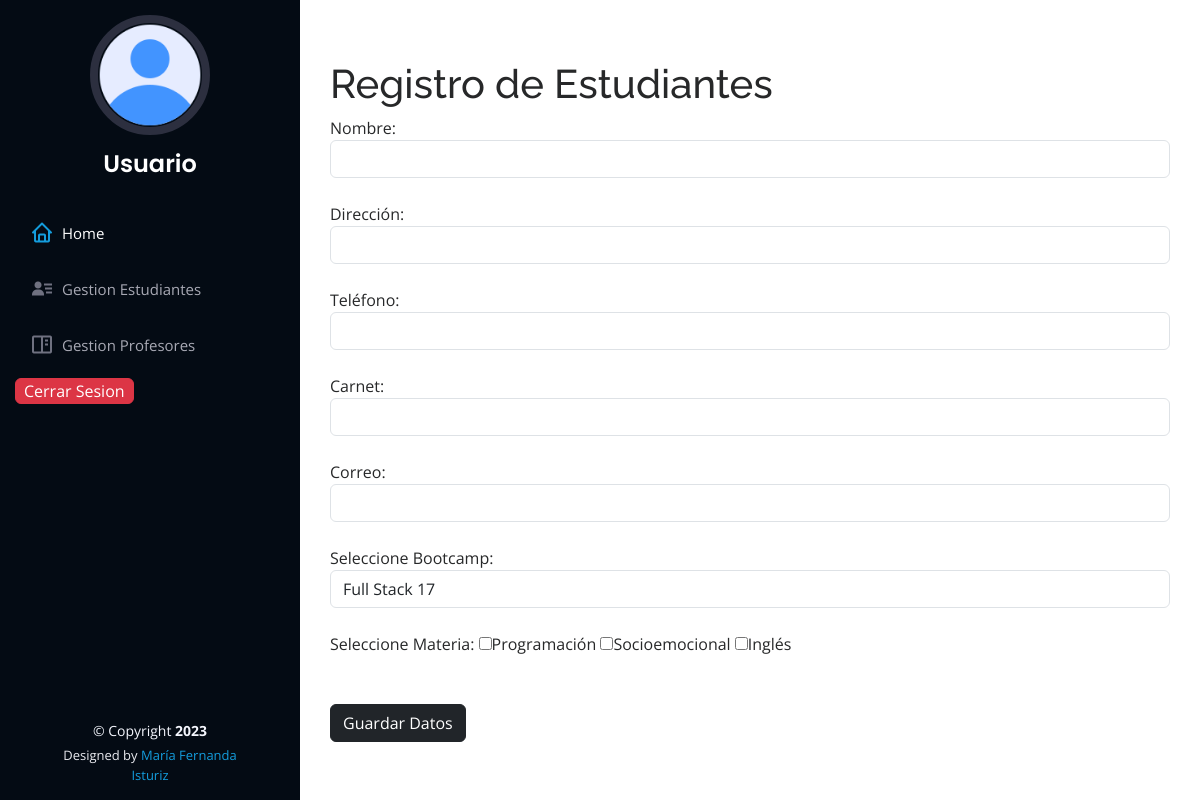
/registrar_estudiantes.php, run on the app's committed database.
### tables this page shows
CREATE TABLE `materia` (
  `id` int(11) NOT NULL,
  `materia` varchar(30) NOT NULL
);

### Clases/Estudiantes.php (called while the page is built, shortened)
<?php
class Estudiante extends Conexion{
    public function getBootcamps(){
        $pdo = $this->conectar();
        $consulta = $pdo->query("SELECT * FROM bootcamps");
        $consulta->execute();
        $resultado = $consulta->fetchAll(PDO::FETCH_ASSOC);
        return $resultado;
    }
        public function getMaterias(){
            $pdo = $this->conectar();
            $consulta = $pdo->query("SELECT * FROM materia");
            $consulta->execute();
            $resultado = $consulta->fetchAll(PDO::FETCH_ASSOC);
            return $resultado;
        }
}
?>

### registrar_estudiantes.php (the view, shortened to what this page needs)
<!DOCTYPE html>
<html lang="en">
<head>
    <link href="assets/vendor/bootstrap/css/bootstrap.min.css" rel="stylesheet">
    <link href="assets/vendor/bootstrap-icons/bootstrap-icons.css" rel="stylesheet">
    <link href="assets/vendor/boxicons/css/boxicons.min.css" rel="stylesheet">
    <link href="assets/css/style.css" rel="stylesheet">
</head>
<body>
    <?php include "./modulos/header.php"; ?>
    <main id="main">
        <section class="container">
            <h1>Registro de Estudiantes</h1>
            <?php
               require "./Clases/Estudiantes.php";
               $estudiante = new Estudiante();
               $bootcamps = $estudiante->getBootcamps();
               $materias = $estudiante->getMaterias();
            ?>
            <form action="" method="POST">
                <label for="">Nombre: </label>
                <input type="text" class="form-control" name="nombre" required>
                <br>
                <label for="">Dirección: </label>
                <input type="text" class="form-control" name="direccion" required>
                <br>
                <label for="">Teléfono: </label>
                <input type="number" class="form-control" name="telefono" required>
                <br>
                <label for="">Carnet: </label>
                <input type="text" class="form-control" name="carnet" required>
                <br>
                <label for="">Correo: </label>
                <input type="text" class="form-control" name="correo" required>
                <br>
                <label for="">Seleccione Bootcamp: </label>
                <select name="bootcamp" class="form-control" id="">
                <?php
                    foreach($bootcamps as $bootcamp){
                ?>
                    <option value="<?php echo $bootcamp["id"]; ?>"><?php echo $bootcamp["bootcamp"]; ?></option>
                <?php } ?></select>
                <br>
                <label for="">Seleccione Materia: </label>
                <?php
                    foreach($materias as $materia){
                ?>
                    <input type="checkbox" name="materia[]" value="<?php echo $materia["id"]; ?>"><?php echo $materia["materia"]; ?>
                <?php } ?>
                <br><br>
                <input type="submit" class="btn btn-dark mt-4" name="enviar" value="Guardar Datos" required>
            </form>
        </section>
    </main>
    <?php include "./modulos/footer.php";  ?>
</body>
</html>

### assets/css/style.css (style rules this page uses)
body { font-family: "Open Sans", sans-serif; color: #272829; }
h1, h2, h3, h4, h5, h6 { font-family: "Raleway", sans-serif; }
#main { margin-left: 300px; }
.container, .container-fluid { padding-left: 30px; padding-right: 30px; }
section { padding: 60px 0; overflow: hidden; }

### data on the page
materia: materia "Programación"
materia: materia "Socioemocional"
materia: materia "Inglés"

### other printed values
form field bootcamp "Full Stack 17"
